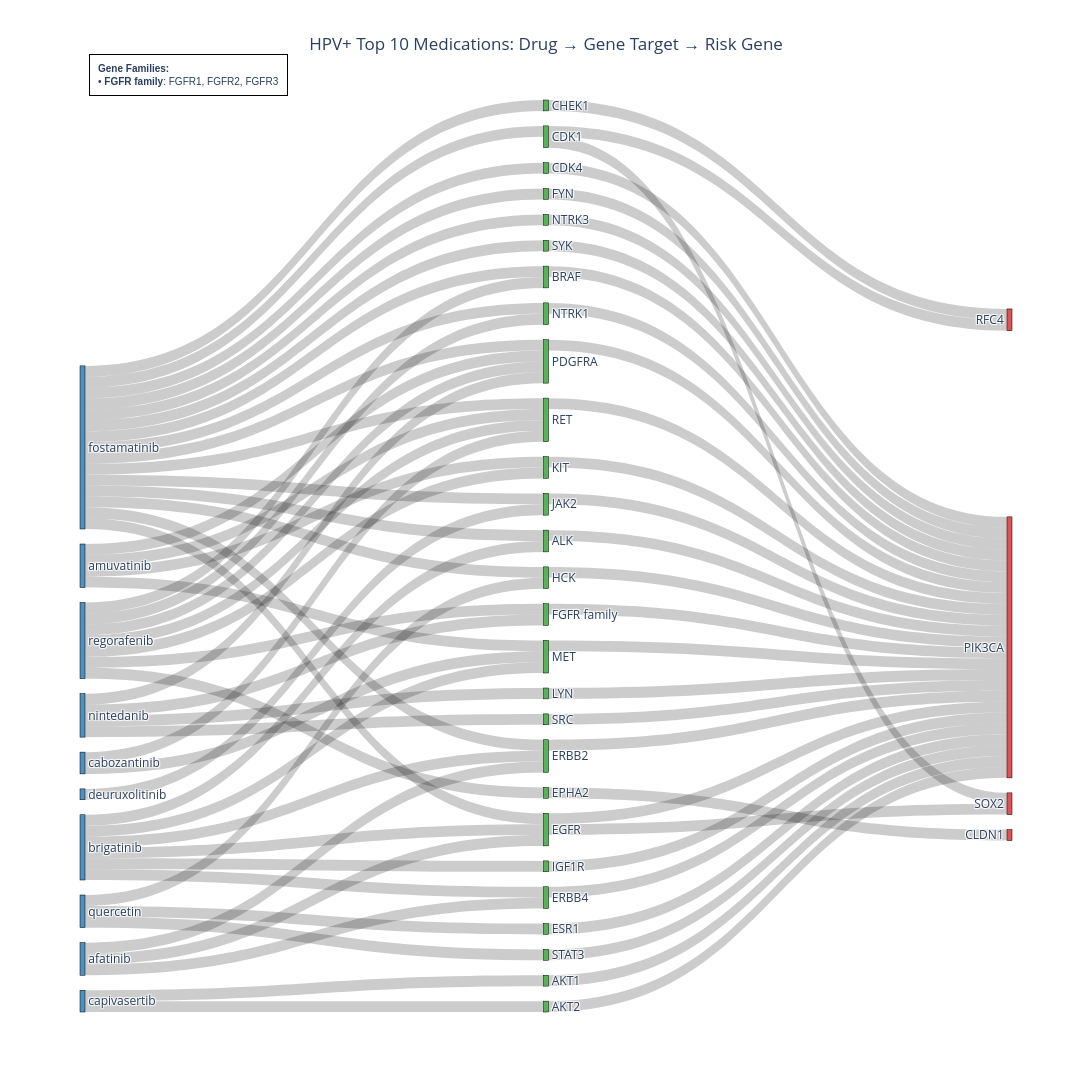
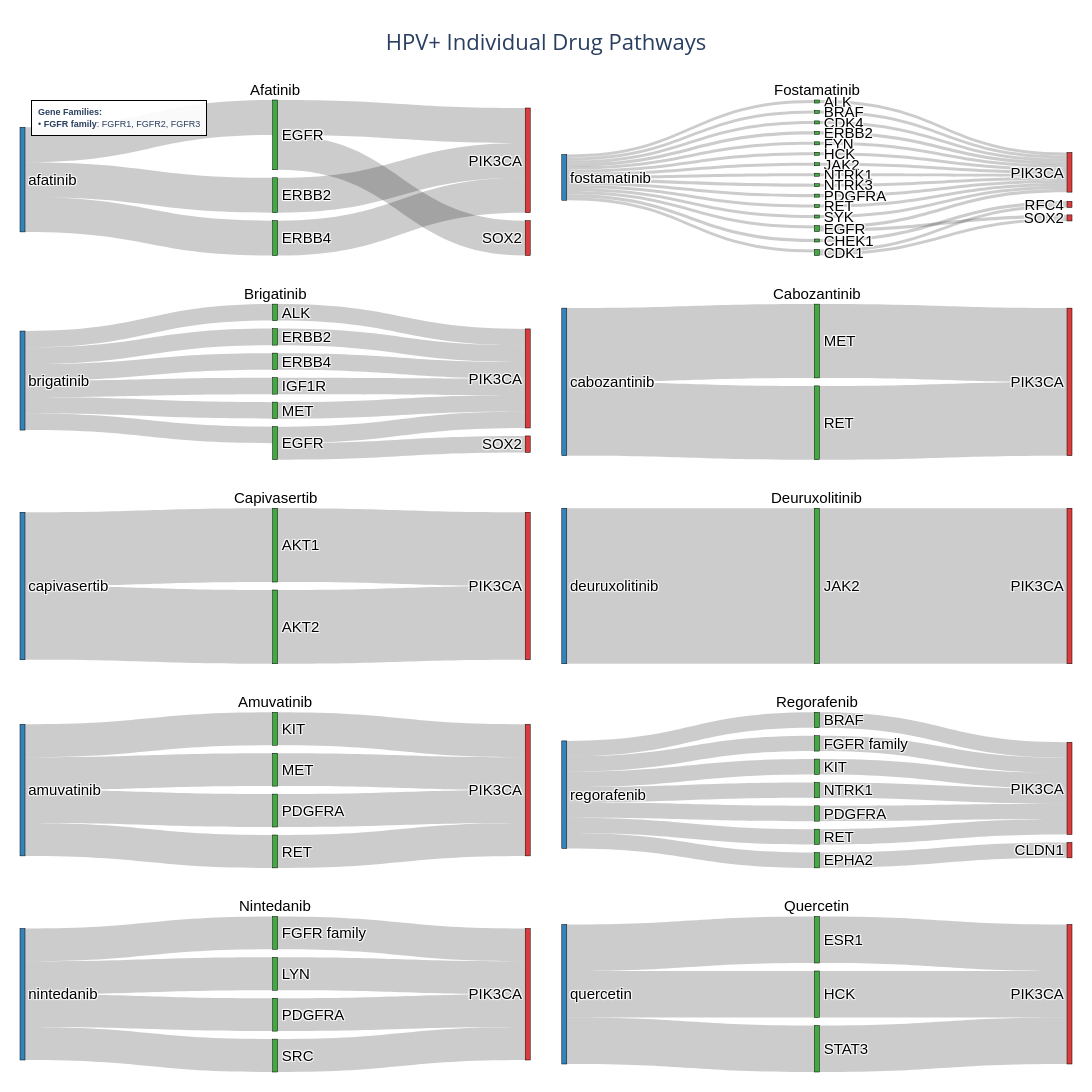

Here is the notebook cell these charts were saved with, in order:
### Markdown cell above
### HPV+ Top 10 with Required Drugs

### Code cell
# HPV+ cohort: Top 10 drugs, ensure golomotid and fostamatinib are included
results_hpv_pos = create_sankey_diagrams(
    cohort='HPV+',
    top_n=10,
    show_combined=True,
    show_individual=True,
    article_threshold=0,
    required_drugs=['Afatinib', 'Fostamatinib', 'Brigatinib', 'Cabozantinib', 'Capivasertib', 'Deuruxolitinib', 'Amuvatinib', 'Regorafenib', 'Nintedanib', 'quercetin']
)

### Figure 1 — Plotly figure (JSON) as saved in the notebook; plotly's stock layout.template omitted (floating-point values rounded to 4 significant figures)
{"data": [{"link": {"color": "rgba(0, 0, 0, 0.2)", "source": [33, 10, 33, 20, 33, 8, 33, 16, 33, 11, 33, 2, 38, 13, 38, 28, 38, 19, 38, 23, 40, 3, 40, 21, 40, 9, 40, 40, 25, 40, 18, 40, 37, 37, 5, 37, 17, 37, 4, 4, 37, 37, 30, 37, 37, 6, 37, 37, 15, 37, 14, 37, 37, 37, 22, 37, 8, 32, 32, 32, 32, 36, 31, 31, 31, 35, 1, 35, 0, 34, 34, 39, 29, 39, 12, 39], "target": [10, 24, 20, 24, 8, 24, 16, 24, 11, 24, 2, 24, 13, 24, 28, 24, 19, 24, 23, 24, 3, 24, 21, 24, 9, 7, 13, 25, 24, 18, 24, 23, 21, 5, 24, 17, 24, 4, 26, 27, 2, 30, 24, 3, 6, 26, 10, 15, 24, 14, 24, 25, 23, 22, 24, 8, 27, 25, 18, 20, 23, 17, 8, 11, 10, 1, 24, 0, 24, 25, 20, 29, 24, 12, 24, 15], "value": [1, 1, 1, 1, 1, 1, 1, 1, 1, 1, 1, 1, 1, 1, 1, 1, 1, 1, 1, 1, 1, 1, 1, 1, 1, 1, 1, 1, 1, 1, 1, 1, 1, 1, 1, 1, 1, 1, 1, 1, 1, 1, 1, 1, 1, 1, 1, 1, 1, 1, 1, 1, 1, 1, 1, 1, 1, 1, 1, 1, 1, 1, 1, 1, 1, 1, 1, 1, 1, 1, 1, 1, 1, 1, 1, 1]}, "node": {"color": ["rgba(44, 160, 44, 0.8)", "rgba(44, 160, 44, 0.8)", "rgba(44, 160, 44, 0.8)", "rgba(44, 160, 44, 0.8)", "rgba(44, 160, 44, 0.8)", "rgba(44, 160, 44, 0.8)", "rgba(44, 160, 44, 0.8)", "rgba(214, 39, 40, 0.8)", "rgba(44, 160, 44, 0.8)", "rgba(44, 160, 44, 0.8)", "rgba(44, 160, 44, 0.8)", "rgba(44, 160, 44, 0.8)", "rgba(44, 160, 44, 0.8)", "rgba(44, 160, 44, 0.8)", "rgba(44, 160, 44, 0.8)", "rgba(44, 160, 44, 0.8)", "rgba(44, 160, 44, 0.8)", "rgba(44, 160, 44, 0.8)", "rgba(44, 160, 44, 0.8)", "rgba(44, 160, 44, 0.8)", "rgba(44, 160, 44, 0.8)", "rgba(44, 160, 44, 0.8)", "rgba(44, 160, 44, 0.8)", "rgba(44, 160, 44, 0.8)", "rgba(214, 39, 40, 0.8)", "rgba(44, 160, 44, 0.8)", "rgba(214, 39, 40, 0.8)", "rgba(214, 39, 40, 0.8)", "rgba(44, 160, 44, 0.8)", "rgba(44, 160, 44, 0.8)", "rgba(44, 160, 44, 0.8)", "rgba(31, 119, 180, 0.8)", "rgba(31, 119, 180, 0.8)", "rgba(31, 119, 180, 0.8)", "rgba(31, 119, 180, 0.8)", "rgba(31, 119, 180, 0.8)", "rgba(31, 119, 180, 0.8)", "rgba(31, 119, 180, 0.8)", "rgba(31, 119, 180, 0.8)", "rgba(31, 119, 180, 0.8)", "rgba(31, 119, 180, 0.8)"], "label": ["AKT1", "AKT2", "ALK", "BRAF", "CDK1", "CDK4", "CHEK1", "CLDN1", "EGFR", "EPHA2", "ERBB2", "ERBB4", "ESR1", "FGFR family", "FYN", "HCK", "IGF1R", "JAK2", "KIT", "LYN", "MET", "NTRK1", "NTRK3", "PDGFRA", "PIK3CA", "RET", "RFC4", "SOX2", "SRC", "STAT3", "SYK", "afatinib", "amuvatinib", "brigatinib", "cabozantinib", "capivasertib", "deuruxolitinib", "fostamatinib", "nintedanib", "quercetin", "regorafenib"], "line": {"color": "black", "width": 0.5}, "pad": 15, "thickness": 5, "x": [0.5, 0.5, 0.5, 0.5, 0.5, 0.5, 0.5, 0.999, 0.5, 0.5, 0.5, 0.5, 0.5, 0.5, 0.5, 0.5, 0.5, 0.5, 0.5, 0.5, 0.5, 0.5, 0.5, 0.5, 0.999, 0.5, 0.999, 0.999, 0.5, 0.5, 0.5, 0.001, 0.001, 0.001, 0.001, 0.001, 0.001, 0.001, 0.001, 0.001, 0.001]}, "type": "sankey"}], "layout": {"annotations": [{"align": "left", "bgcolor": "rgba(255, 255, 255, 0.9)", "bordercolor": "black", "borderpad": 8, "borderwidth": 1, "font": {"family": "Arial", "size": 10}, "showarrow": false, "text": "<b>Gene Families:</b><br>• <b>FGFR family</b>: FGFR1, FGFR2, FGFR3", "x": 0.01, "xanchor": "left", "xref": "paper", "y": 1.05, "yanchor": "top", "yref": "paper"}], "font": {"size": 12}, "height": 1400, "title": {"text": "HPV+ Top 10 Medications: Drug → Gene Target → Risk Gene", "x": 0.5, "xanchor": "center"}, "width": 2400}}

### Figure 2 — Plotly figure (JSON) as saved in the notebook; plotly's stock layout.template omitted (floating-point values rounded to 4 significant figures)
{"data": [{"arrangement": "snap", "domain": {"x": [0, 0.485], "y": [0.84, 1]}, "link": {"color": "rgba(0, 0, 0, 0.2)", "source": [0, 0, 0, 2, 1, 3, 1], "target": [1, 3, 2, 4, 4, 4, 5], "value": [1, 1, 1, 1, 1, 1, 1]}, "node": {"color": ["rgba(31, 119, 180, 0.9)", "rgba(44, 160, 44, 0.9)", "rgba(44, 160, 44, 0.9)", "rgba(44, 160, 44, 0.9)", "rgba(214, 39, 40, 0.9)", "rgba(214, 39, 40, 0.9)"], "label": ["afatinib", "EGFR", "ERBB2", "ERBB4", "PIK3CA", "SOX2"], "line": {"color": "black", "width": 0.5}, "pad": 8, "thickness": 5}, "textfont": {"color": "black", "family": "Arial", "size": 15}, "type": "sankey", "valueformat": ".0f"}, {"arrangement": "snap", "domain": {"x": [0.515, 1], "y": [0.84, 1]}, "link": {"color": "rgba(0, 0, 0, 0.2)", "source": [0, 0, 0, 0, 0, 0, 0, 0, 0, 0, 0, 0, 0, 0, 0, 7, 6, 1, 13, 2, 11, 14, 4, 10, 3, 3, 15, 5, 9, 8, 12, 6], "target": [11, 4, 10, 3, 1, 15, 2, 5, 7, 9, 8, 14, 13, 12, 6, 16, 16, 16, 16, 16, 16, 16, 16, 16, 17, 18, 16, 17, 16, 16, 16, 18], "value": [1, 1, 1, 1, 1, 1, 1, 1, 1, 1, 1, 1, 1, 1, 1, 1, 1, 1, 1, 1, 1, 1, 1, 1, 1, 1, 1, 1, 1, 1, 1, 1]}, "node": {"color": ["rgba(31, 119, 180, 0.9)", "rgba(44, 160, 44, 0.9)", "rgba(44, 160, 44, 0.9)", "rgba(44, 160, 44, 0.9)", "rgba(44, 160, 44, 0.9)", "rgba(44, 160, 44, 0.9)", "rgba(44, 160, 44, 0.9)", "rgba(44, 160, 44, 0.9)", "rgba(44, 160, 44, 0.9)", "rgba(44, 160, 44, 0.9)", "rgba(44, 160, 44, 0.9)", "rgba(44, 160, 44, 0.9)", "rgba(44, 160, 44, 0.9)", "rgba(44, 160, 44, 0.9)", "rgba(44, 160, 44, 0.9)", "rgba(44, 160, 44, 0.9)", "rgba(214, 39, 40, 0.9)", "rgba(214, 39, 40, 0.9)", "rgba(214, 39, 40, 0.9)"], "label": ["fostamatinib", "ALK", "BRAF", "CDK1", "CDK4", "CHEK1", "EGFR", "ERBB2", "FYN", "HCK", "JAK2", "NTRK1", "NTRK3", "PDGFRA", "RET", "SYK", "PIK3CA", "RFC4", "SOX2"], "line": {"color": "black", "width": 0.5}, "pad": 8, "thickness": 5}, "textfont": {"color": "black", "family": "Arial", "size": 15}, "type": "sankey", "valueformat": ".0f"}, {"arrangement": "snap", "domain": {"x": [0, 0.485], "y": [0.63, 0.79]}, "link": {"color": "rgba(0, 0, 0, 0.2)", "source": [0, 0, 0, 0, 0, 0, 3, 6, 2, 5, 4, 1, 2], "target": [3, 6, 2, 5, 4, 1, 7, 7, 7, 7, 7, 7, 8], "value": [1, 1, 1, 1, 1, 1, 1, 1, 1, 1, 1, 1, 1]}, "node": {"color": ["rgba(31, 119, 180, 0.9)", "rgba(44, 160, 44, 0.9)", "rgba(44, 160, 44, 0.9)", "rgba(44, 160, 44, 0.9)", "rgba(44, 160, 44, 0.9)", "rgba(44, 160, 44, 0.9)", "rgba(44, 160, 44, 0.9)", "rgba(214, 39, 40, 0.9)", "rgba(214, 39, 40, 0.9)"], "label": ["brigatinib", "ALK", "EGFR", "ERBB2", "ERBB4", "IGF1R", "MET", "PIK3CA", "SOX2"], "line": {"color": "black", "width": 0.5}, "pad": 8, "thickness": 5}, "textfont": {"color": "black", "family": "Arial", "size": 15}, "type": "sankey", "valueformat": ".0f"}, {"arrangement": "snap", "domain": {"x": [0.515, 1], "y": [0.63, 0.79]}, "link": {"color": "rgba(0, 0, 0, 0.2)", "source": [0, 0, 1, 2], "target": [2, 1, 3, 3], "value": [1, 1, 1, 1]}, "node": {"color": ["rgba(31, 119, 180, 0.9)", "rgba(44, 160, 44, 0.9)", "rgba(44, 160, 44, 0.9)", "rgba(214, 39, 40, 0.9)"], "label": ["cabozantinib", "MET", "RET", "PIK3CA"], "line": {"color": "black", "width": 0.5}, "pad": 8, "thickness": 5}, "textfont": {"color": "black", "family": "Arial", "size": 15}, "type": "sankey", "valueformat": ".0f"}, {"arrangement": "snap", "domain": {"x": [0, 0.485], "y": [0.42, 0.58]}, "link": {"color": "rgba(0, 0, 0, 0.2)", "source": [0, 0, 2, 1], "target": [2, 1, 3, 3], "value": [1, 1, 1, 1]}, "node": {"color": ["rgba(31, 119, 180, 0.9)", "rgba(44, 160, 44, 0.9)", "rgba(44, 160, 44, 0.9)", "rgba(214, 39, 40, 0.9)"], "label": ["capivasertib", "AKT1", "AKT2", "PIK3CA"], "line": {"color": "black", "width": 0.5}, "pad": 8, "thickness": 5}, "textfont": {"color": "black", "family": "Arial", "size": 15}, "type": "sankey", "valueformat": ".0f"}, {"arrangement": "snap", "domain": {"x": [0.515, 1], "y": [0.42, 0.58]}, "link": {"color": "rgba(0, 0, 0, 0.2)", "source": [0, 1], "target": [1, 2], "value": [1, 1]}, "node": {"color": ["rgba(31, 119, 180, 0.9)", "rgba(44, 160, 44, 0.9)", "rgba(214, 39, 40, 0.9)"], "label": ["deuruxolitinib", "JAK2", "PIK3CA"], "line": {"color": "black", "width": 0.5}, "pad": 8, "thickness": 5}, "textfont": {"color": "black", "family": "Arial", "size": 15}, "type": "sankey", "valueformat": ".0f"}, {"arrangement": "snap", "domain": {"x": [0, 0.485], "y": [0.21, 0.37]}, "link": {"color": "rgba(0, 0, 0, 0.2)", "source": [0, 0, 0, 0, 2, 3, 4, 1], "target": [4, 1, 2, 3, 5, 5, 5, 5], "value": [1, 1, 1, 1, 1, 1, 1, 1]}, "node": {"color": ["rgba(31, 119, 180, 0.9)", "rgba(44, 160, 44, 0.9)", "rgba(44, 160, 44, 0.9)", "rgba(44, 160, 44, 0.9)", "rgba(44, 160, 44, 0.9)", "rgba(214, 39, 40, 0.9)"], "label": ["amuvatinib", "KIT", "MET", "PDGFRA", "RET", "PIK3CA"], "line": {"color": "black", "width": 0.5}, "pad": 8, "thickness": 5}, "textfont": {"color": "black", "family": "Arial", "size": 15}, "type": "sankey", "valueformat": ".0f"}, {"arrangement": "snap", "domain": {"x": [0.515, 1], "y": [0.21, 0.37]}, "link": {"color": "rgba(0, 0, 0, 0.2)", "source": [0, 0, 0, 0, 0, 0, 0, 3, 6, 1, 5, 2, 7, 4], "target": [1, 5, 2, 3, 7, 4, 6, 9, 9, 9, 9, 8, 9, 9], "value": [1, 1, 1, 1, 1, 1, 1, 1, 1, 1, 1, 1, 1, 1]}, "node": {"color": ["rgba(31, 119, 180, 0.9)", "rgba(44, 160, 44, 0.9)", "rgba(44, 160, 44, 0.9)", "rgba(44, 160, 44, 0.9)", "rgba(44, 160, 44, 0.9)", "rgba(44, 160, 44, 0.9)", "rgba(44, 160, 44, 0.9)", "rgba(44, 160, 44, 0.9)", "rgba(214, 39, 40, 0.9)", "rgba(214, 39, 40, 0.9)"], "label": ["regorafenib", "BRAF", "EPHA2", "FGFR family", "KIT", "NTRK1", "PDGFRA", "RET", "CLDN1", "PIK3CA"], "line": {"color": "black", "width": 0.5}, "pad": 8, "thickness": 5}, "textfont": {"color": "black", "family": "Arial", "size": 15}, "type": "sankey", "valueformat": ".0f"}, {"arrangement": "snap", "domain": {"x": [0, 0.485], "y": [0, 0.16]}, "link": {"color": "rgba(0, 0, 0, 0.2)", "source": [0, 0, 0, 0, 1, 4, 2, 3], "target": [1, 4, 2, 3, 5, 5, 5, 5], "value": [1, 1, 1, 1, 1, 1, 1, 1]}, "node": {"color": ["rgba(31, 119, 180, 0.9)", "rgba(44, 160, 44, 0.9)", "rgba(44, 160, 44, 0.9)", "rgba(44, 160, 44, 0.9)", "rgba(44, 160, 44, 0.9)", "rgba(214, 39, 40, 0.9)"], "label": ["nintedanib", "FGFR family", "LYN", "PDGFRA", "SRC", "PIK3CA"], "line": {"color": "black", "width": 0.5}, "pad": 8, "thickness": 5}, "textfont": {"color": "black", "family": "Arial", "size": 15}, "type": "sankey", "valueformat": ".0f"}, {"arrangement": "snap", "domain": {"x": [0.515, 1], "y": [0, 0.16]}, "link": {"color": "rgba(0, 0, 0, 0.2)", "source": [0, 0, 0, 2, 3, 1], "target": [3, 1, 2, 4, 4, 4], "value": [1, 1, 1, 1, 1, 1]}, "node": {"color": ["rgba(31, 119, 180, 0.9)", "rgba(44, 160, 44, 0.9)", "rgba(44, 160, 44, 0.9)", "rgba(44, 160, 44, 0.9)", "rgba(214, 39, 40, 0.9)"], "label": ["quercetin", "ESR1", "HCK", "STAT3", "PIK3CA"], "line": {"color": "black", "width": 0.5}, "pad": 8, "thickness": 5}, "textfont": {"color": "black", "family": "Arial", "size": 15}, "type": "sankey", "valueformat": ".0f"}], "layout": {"annotations": [{"font": {"color": "black", "family": "Arial", "size": 15}, "showarrow": false, "text": "Afatinib", "x": 0.2425, "xanchor": "center", "xref": "paper", "y": 1, "yanchor": "bottom", "yref": "paper"}, {"font": {"color": "black", "family": "Arial", "size": 15}, "showarrow": false, "text": "Fostamatinib", "x": 0.7575, "xanchor": "center", "xref": "paper", "y": 1, "yanchor": "bottom", "yref": "paper"}, {"font": {"color": "black", "family": "Arial", "size": 15}, "showarrow": false, "text": "Brigatinib", "x": 0.2425, "xanchor": "center", "xref": "paper", "y": 0.79, "yanchor": "bottom", "yref": "paper"}, {"font": {"color": "black", "family": "Arial", "size": 15}, "showarrow": false, "text": "Cabozantinib", "x": 0.7575, "xanchor": "center", "xref": "paper", "y": 0.79, "yanchor": "bottom", "yref": "paper"}, {"font": {"color": "black", "family": "Arial", "size": 15}, "showarrow": false, "text": "Capivasertib", "x": 0.2425, "xanchor": "center", "xref": "paper", "y": 0.58, "yanchor": "bottom", "yref": "paper"}, {"font": {"color": "black", "family": "Arial", "size": 15}, "showarrow": false, "text": "Deuruxolitinib", "x": 0.7575, "xanchor": "center", "xref": "paper", "y": 0.58, "yanchor": "bottom", "yref": "paper"}, {"font": {"color": "black", "family": "Arial", "size": 15}, "showarrow": false, "text": "Amuvatinib", "x": 0.2425, "xanchor": "center", "xref": "paper", "y": 0.37, "yanchor": "bottom", "yref": "paper"}, {"font": {"color": "black", "family": "Arial", "size": 15}, "showarrow": false, "text": "Regorafenib", "x": 0.7575, "xanchor": "center", "xref": "paper", "y": 0.37, "yanchor": "bottom", "yref": "paper"}, {"font": {"color": "black", "family": "Arial", "size": 15}, "showarrow": false, "text": "Nintedanib", "x": 0.2425, "xanchor": "center", "xref": "paper", "y": 0.16, "yanchor": "bottom", "yref": "paper"}, {"font": {"color": "black", "family": "Arial", "size": 15}, "showarrow": false, "text": "Quercetin", "x": 0.7575, "xanchor": "center", "xref": "paper", "y": 0.16, "yanchor": "bottom", "yref": "paper"}, {"align": "left", "bgcolor": "rgba(255, 255, 255, 0.9)", "bordercolor": "black", "borderpad": 6, "borderwidth": 1, "font": {"family": "Arial", "size": 9}, "showarrow": false, "text": "<b>Gene Families:</b><br>• <b>FGFR family</b>: FGFR1, FGFR2, FGFR3", "x": 0.01, "xanchor": "left", "xref": "paper", "y": 1, "yanchor": "top", "yref": "paper"}], "font": {"size": 14}, "height": 2200, "margin": {"b": 20, "l": 20, "r": 20, "t": 100}, "showlegend": false, "title": {"font": {"size": 22}, "text": "HPV+ Individual Drug Pathways<br>", "x": 0.5, "xanchor": "center"}, "width": 2000}}
